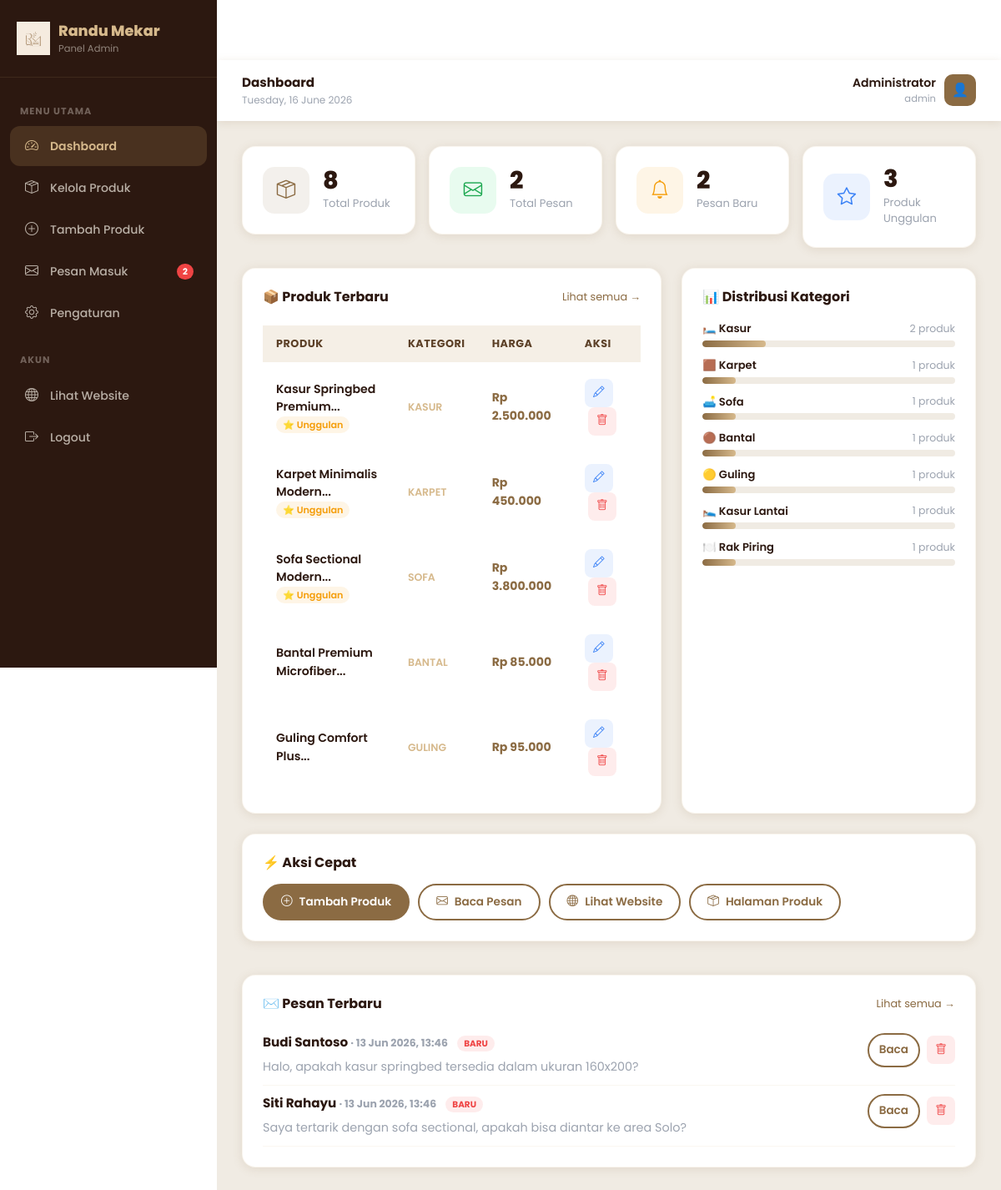
Screenshot of /admin/dashboard.php (signed in) with the database file from the repository.
### tables this page shows
CREATE TABLE IF NOT EXISTS produk (
    id_produk INT AUTO_INCREMENT PRIMARY KEY,
    nama_produk VARCHAR(200) NOT NULL,
    harga DECIMAL(15,0) NOT NULL,
    deskripsi TEXT,
    gambar VARCHAR(255),
    gambar_3d VARCHAR(255),
    kategori ENUM('kasur','kasur_lantai','karpet','bantal','guling','sofa','rak_piring','lainnya') DEFAULT 'lainnya',
    stok INT DEFAULT 0,
    unggulan TINYINT(1) DEFAULT 0,
    created_at TIMESTAMP DEFAULT CURRENT_TIMESTAMP,
    updated_at TIMESTAMP DEFAULT CURRENT_TIMESTAMP ON UPDATE CURRENT_TIMESTAMP
);

CREATE TABLE IF NOT EXISTS kontak (
    id INT AUTO_INCREMENT PRIMARY KEY,
    nama VARCHAR(100) NOT NULL,
    email VARCHAR(150) NOT NULL,
    whatsapp VARCHAR(30) NOT NULL,
    pesan TEXT NOT NULL,
    status ENUM('baru','dibaca') DEFAULT 'baru',
    favorit TINYINT(1) DEFAULT 0,
    created_at TIMESTAMP DEFAULT CURRENT_TIMESTAMP
);

### config/koneksi.php (called while the page is built, shortened)
<?php
function formatRupiah($angka)
{
    return 'Rp ' . number_format($angka, 0, ',', '.');
}

### admin/dashboard.php (the view, shortened to what this page needs)
<?php
include 'admin_header.php';
$total_produk   = $conn->query("SELECT COUNT(*) as t FROM produk")->fetch_assoc()['t'];
$total_pesan    = $conn->query("SELECT COUNT(*) as t FROM kontak")->fetch_assoc()['t'];
$pesan_baru     = $conn->query("SELECT COUNT(*) as t FROM kontak WHERE status='baru'")->fetch_assoc()['t'];
$total_unggulan = $conn->query("SELECT COUNT(*) as t FROM produk WHERE unggulan=1")->fetch_assoc()['t'];
$produk_terbaru = $conn->query("SELECT * FROM produk ORDER BY created_at DESC LIMIT 5");
$kategori_stat = $conn->query("SELECT kategori, COUNT(*) as jumlah FROM produk GROUP BY kategori ORDER BY jumlah DESC");
?>
<div class="row g-3 mb-4">
    <div class="col-6 col-lg-3">
        <div class="stat-card">
            <div class="stat-card-icon brown"><i class="bi bi-box-seam"></i></div>
            <div>
                <div class="stat-card-num"><?= $total_produk ?></div>
                <div class="stat-card-label">Total Produk</div>
            </div>
        </div>
    </div>
    <div class="col-6 col-lg-3">
        <div class="stat-card">
            <div class="stat-card-icon green"><i class="bi bi-envelope"></i></div>
            <div>
                <div class="stat-card-num"><?= $total_pesan ?></div>
                <div class="stat-card-label">Total Pesan</div>
            </div>
        </div>
    </div>
    <div class="col-6 col-lg-3">
        <div class="stat-card">
            <div class="stat-card-icon orange"><i class="bi bi-bell"></i></div>
            <div>
                <div class="stat-card-num"><?= $pesan_baru ?></div>
                <div class="stat-card-label">Pesan Baru</div>
            </div>
        </div>
    </div>
    <div class="col-6 col-lg-3">
        <div class="stat-card">
            <div class="stat-card-icon blue"><i class="bi bi-star"></i></div>
            <div>
                <div class="stat-card-num"><?= $total_unggulan ?></div>
                <div class="stat-card-label">Produk Unggulan</div>
            </div>
        </div>
    </div>
</div>
<div class="row g-4">
    <div class="col-lg-7">
        <div class="admin-card">
            <div style="display:flex;justify-content:space-between;align-items:center;margin-bottom:1.2rem">
                <h6 style="font-weight:700;color:var(--teks-gelap);margin:0">📦 Produk Terbaru</h6>
                <a href="produk.php" style="font-size:0.8rem;color:var(--coklat-tua);text-decoration:none">Lihat semua →</a>
            </div>
            <div style="overflow-x:auto">
                <table class="table-custom w-100">
                    <thead>
                        <tr>
                            <th>Produk</th>
                            <th>Kategori</th>
                            <th>Harga</th>
                            <th>Aksi</th>
                        </tr>
                    </thead>
                    <tbody>
                        <?php if ($produk_terbaru && $produk_terbaru->num_rows > 0): ?>
                            <?php while ($p = $produk_terbaru->fetch_assoc()): ?>
                                <tr>
                                    <td>
                                        <div style="font-weight:600;font-size:0.88rem;color:var(--teks-gelap)"><?= htmlspecialchars(mb_substr($p['nama_produk'], 0, 28)) ?>...</div>
                                        <?php if ($p['unggulan']): ?>
                                            <span style="font-size:0.7rem;background:rgba(245,158,11,0.1);color:#f59e0b;padding:2px 8px;border-radius:50px;font-weight:600">⭐ Unggulan</span>
                                        <?php endif; ?>
                                    </td>
                                    <td><span style="font-size:0.78rem;color:var(--coklat-muda);font-weight:600"><?= strtoupper(str_replace('_', ' ', $p['kategori'])) ?></span></td>
                                    <td style="font-weight:700;color:var(--coklat-tua);font-size:0.88rem"><?= formatRupiah($p['harga']) ?></td>
                                    <td>
                                        <a href="edit_produk.php?id=<?= $p['id_produk'] ?>" class="btn-icon edit" title="Edit"><i class="bi bi-pencil"></i></a>
                                        <a href="hapus_produk.php?id=<?= $p['id_produk'] ?>" class="btn-icon delete ms-1" title="Hapus"
                                            data-delete="<?= htmlspecialchars($p['nama_produk']) ?>"><i class="bi bi-trash"></i></a>
                                    </td>
                                </tr>
                            <?php endwhile; ?>
                        <?php else: ?>
                            <tr>
                                <td colspan="4" style="text-align:center;color:#9CA3AF;padding:2rem">Belum ada produk</td>
                            </tr>
                        <?php endif; ?>
                    </tbody>
                </table>
            </div>
        </div>
    </div>
    <div class="col-lg-5">
        <div class="admin-card mb-4">
            <h6 style="font-weight:700;color:var(--teks-gelap);margin-bottom:1.2rem">📊 Distribusi Kategori</h6>
            <?php
            $icons_k = ['kasur' => '🛏️', 'karpet' => '🟫', 'bantal' => '🟤', 'guling' => '🟡', 'sofa' => '🛋️', 'rak_piring' => '🍽️', 'kasur_lantai' => '🛌', 'lainnya' => '📦'];
            if ($kategori_stat && $kategori_stat->num_rows > 0):
                while ($ks = $kategori_stat->fetch_assoc()):
                    $pct = $total_produk > 0 ? round(($ks['jumlah'] / $total_produk) * 100) : 0;
            ?>
                    <div style="margin-bottom:12px">
                        <div style="display:flex;justify-content:space-between;align-items:center;margin-bottom:4px">
                            <span style="font-size:0.82rem;font-weight:600;color:var(--teks-gelap)">
                                <?= $icons_k[$ks['kategori']] ?? '📦' ?> <?= ucwords(str_replace('_', ' ', $ks['kategori'])) ?>
                            </span>
                            <span style="font-size:0.78rem;color:#9CA3AF"><?= $ks['jumlah'] ?> produk</span>
                        </div>
                        <div style="background:#F0EBE3;border-radius:50px;height:8px;overflow:hidden">
                            <div style="width:<?= $pct ?>%;height:100%;background:linear-gradient(90deg,var(--coklat-tua),var(--coklat-muda));border-radius:50px;transition:width 0.6s ease"></div>
                        </div>
                    </div>
            <?php endwhile;
            endif; ?>
        </div>
    </div>
</div>
<div class="row g-3 mt-2">
    <div class="col-12">
        <div class="admin-card">
            <h6 style="font-weight:700;color:var(--teks-gelap);margin-bottom:1rem">⚡ Aksi Cepat</h6>
            <div style="display:flex;gap:10px;flex-wrap:wrap">
                <a href="tambah_produk.php" class="btn-primary-custom" style="font-size:0.85rem;padding:10px 20px">
                    <i class="bi bi-plus-circle"></i> Tambah Produk
                </a>
                <a href="pesan.php" class="btn-outline-custom" style="font-size:0.85rem;padding:10px 20px">
                    <i class="bi bi-envelope"></i> Baca Pesan
                </a>
                <a href="../index.php" class="btn-outline-custom" target="_blank" style="font-size:0.85rem;padding:10px 20px">
                    <i class="bi bi-globe"></i> Lihat Website
                </a>
                <a href="../produk.php" class="btn-outline-custom" target="_blank" style="font-size:0.85rem;padding:10px 20px">
                    <i class="bi bi-box-seam"></i> Halaman Produk
                </a>
            </div>
        </div>
    </div>
</div>
<?php
$pesan_bawah = $conn->query("SELECT id, nama, email, pesan, status, created_at FROM kontak ORDER BY created_at DESC LIMIT 8");
?>
<div class="row g-4 mt-3">
    <div class="col-12">
        <div class="admin-card">
            <div style="display:flex;justify-content:space-between;align-items:center;margin-bottom:1rem">
                <h6 style="font-weight:700;color:var(--teks-gelap);margin:0">✉️ Pesan Terbaru</h6>
                <a href="pesan.php" style="font-size:0.8rem;color:var(--coklat-tua);text-decoration:none">Lihat semua →</a>
            </div>
            <?php if ($pesan_bawah && $pesan_bawah->num_rows > 0): ?>
                <?php while ($pb = $pesan_bawah->fetch_assoc()): ?>
                    <div style="padding:10px 0;border-bottom:1px solid rgba(214,185,140,0.12)">
                        <div style="display:flex;justify-content:space-between;align-items:flex-start;gap:12px;flex-wrap:wrap">
                            <div style="flex:1">
                                <div style="font-weight:700;color:var(--teks-gelap);font-size:0.95rem">
                                    <?= htmlspecialchars($pb['nama']) ?>
                                    <span style="font-size:0.78rem;color:#9CA3AF">· <?= date('d M Y, H:i', strtotime($pb['created_at'])) ?></span>
                                    <?php if ($pb['status'] === 'baru'): ?>
                                        <span style="font-size:0.65rem;background:rgba(239,68,68,0.1);color:#ef4444;padding:2px 8px;border-radius:50px;font-weight:700;margin-left:8px">BARU</span>
                                    <?php endif; ?>
                                </div>
                                <div style="font-size:0.9rem;color:#9CA3AF;margin-top:6px;line-height:1.6">
                                    <?= htmlspecialchars(mb_substr($pb['pesan'], 0, 200)) ?><?= strlen($pb['pesan']) > 200 ? '...' : '' ?>
                                </div>
                            </div>
                            <div style="flex-shrink:0;display:flex;gap:8px;align-items:center">
                                <a href="pesan.php?baca=<?= $pb['id'] ?>" class="btn-outline-custom" style="padding:8px 12px;font-size:0.85rem">Baca</a>
                                <a href="pesan.php?hapus=<?= $pb['id'] ?>" class="btn-icon delete" onclick="return confirm('Hapus pesan ini?')" title="Hapus"><i class="bi bi-trash"></i></a>
                            </div>
                        </div>
                    </div>
                <?php endwhile; ?>
            <?php else: ?>
                <div style="text-align:center;color:#9CA3AF;padding:1.2rem">Belum ada pesan</div>
            <?php endif; ?>
        </div>
    </div>
</div>
<?php include 'admin_footer.php'; ?>

### rows the page displays
produk: nama_produk "Kasur Springbed Premium", unggulan "⭐ Unggulan", kategori "KASUR", harga "Rp 2.500.000"
produk: nama_produk "Karpet Minimalis Modern", unggulan "⭐ Unggulan", kategori "KARPET", harga "Rp 450.000"
produk: nama_produk "Sofa Sectional Modern", unggulan "⭐ Unggulan", kategori "SOFA", harga "Rp 3.800.000"
produk: nama_produk "Bantal Premium Microfiber", kategori "BANTAL", harga "Rp 85.000"
produk: nama_produk "Guling Comfort Plus", kategori "GULING", harga "Rp 95.000"
kontak: nama "Budi Santoso", created_at "13 Jun 2026, 13:46", status "BARU", pesan "Halo, apakah kasur springbed tersedia dalam ukuran 160x200?"
kontak: nama "Siti Rahayu", created_at "13 Jun 2026, 13:46", status "BARU", pesan "Saya tertarik dengan sofa sectional, apakah bisa diantar ke area Solo?"

### other values shown
$baru "2"
$page_title "Dashboard"
$admin_nama "Administrator"
$admin_username "admin"
$total_produk "8"
$total_pesan "2"
$pesan_baru "2"
$total_unggulan "3"
$icons_k[$ks['kategori']] "🛏️"
str_replace('_', ' ', $ks['kategori']) "Kasur"
$ks['jumlah'] "2"
$icons_k[$ks['kategori']] "🟫"
str_replace('_', ' ', $ks['kategori']) "Karpet"
$ks['jumlah'] "1"
$icons_k[$ks['kategori']] "🛋️"
